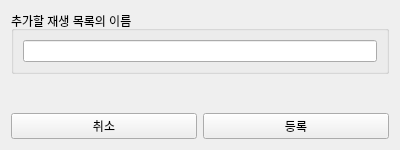
<?xml version="1.0" encoding="UTF-8"?>
<ui version="4.0">
 <class>PlayList_Add_Form</class>
 <widget class="QWidget" name="PlayList_Add_Form">
  <property name="geometry">
   <rect>
    <x>0</x>
    <y>0</y>
    <width>400</width>
    <height>150</height>
   </rect>
  </property>
  <property name="minimumSize">
   <size>
    <width>400</width>
    <height>150</height>
   </size>
  </property>
  <property name="windowTitle">
   <string>Form</string>
  </property>
  <layout class="QGridLayout" name="gridLayout">
   <item row="2" column="0">
    <layout class="QHBoxLayout" name="horizontalLayout">
     <item>
      <widget class="QPushButton" name="cancel_butten">
       <property name="text">
        <string>취소</string>
       </property>
      </widget>
     </item>
     <item>
      <widget class="QPushButton" name="confirm_butten">
       <property name="text">
        <string>등록</string>
       </property>
      </widget>
     </item>
    </layout>
   </item>
   <item row="0" column="0">
    <layout class="QVBoxLayout" name="verticalLayout">
     <item>
      <widget class="QGroupBox" name="groupBox">
       <property name="title">
        <string>추가할 재생 목록의 이름</string>
       </property>
       <layout class="QVBoxLayout" name="verticalLayout_2">
        <item>
         <widget class="QLineEdit" name="lineEdit"/>
        </item>
       </layout>
      </widget>
     </item>
    </layout>
   </item>
   <item row="1" column="0">
    <spacer name="verticalSpacer">
     <property name="orientation">
      <enum>Qt::Vertical</enum>
     </property>
     <property name="sizeHint" stdset="0">
      <size>
       <width>20</width>
       <height>40</height>
      </size>
     </property>
    </spacer>
   </item>
  </layout>
 </widget>
 <resources/>
 <connections/>
</ui>
